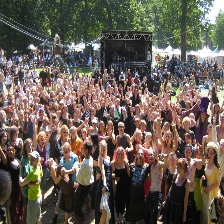
#> input picture data/preprocessed/part_A/train/images/IMG_101.jpg, 224 x 224 px; its folder holds only this picture in this run
$ python preprocess.py
#> lines starting #> are read from the running program, lines starting #| are printed output that depends on the picture
from pathlib import Path

import cv2
import numpy as np
from tqdm import tqdm

from config import DATA_ROOT, PREPROCESSED_ROOT, PreprocessConfig


def preprocess_split(part: str = "A", split: str = "train") -> None:
    """
    Preprocess images for a given dataset part and split.

    Args:
        part: "A" or "B"
        split: "train" or "test"
    """
#> called with part = 'A', split = 'train'
    img_dir = (
        DATA_ROOT / f"part_{part}_final" / f"{split}_data" / "images"
    )
    out_img_dir = PREPROCESSED_ROOT / f"part_{part}" / split / "images"

    if not img_dir.exists():
        print(f"[WARN] Input image directory does not exist: {img_dir}")
        print("       Ensure the ShanghaiTech dataset is placed correctly.")
        return

    out_img_dir.mkdir(parents=True, exist_ok=True)

    image_paths = [
        p
        for p in img_dir.iterdir()
        if p.suffix.lower() in PreprocessConfig.IMAGE_EXTENSIONS
    ]

    if not image_paths:
        print(f"[WARN] No images found in {img_dir}")
        return

    print(
        f"[INFO] Preprocessing {len(image_paths)} images from {img_dir} "
        f"-> {out_img_dir}"
    )

    for img_path in tqdm(image_paths, desc=f"part_{part} {split}"):
        img = cv2.imread(str(img_path))
#> img is the input picture: shape (224, 224, 3); mean B, G, R 83.1, 92.1, 101.7
        if img is None:
            print(f"[WARN] Failed to read image: {img_path}")
            continue

        # Resize to target size
        resized = cv2.resize(
            img,
            PreprocessConfig.TARGET_SIZE,
            interpolation=cv2.INTER_CUBIC,
        )
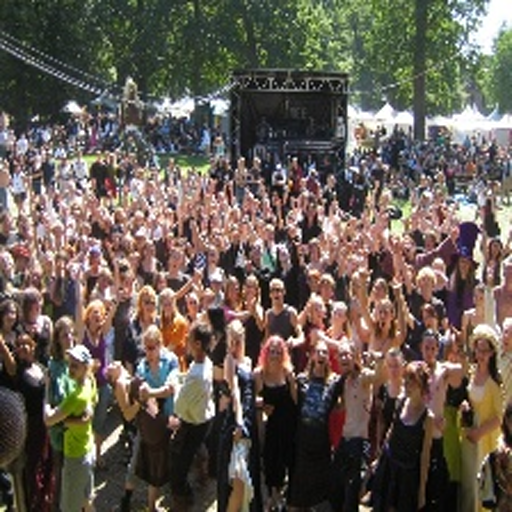
#> resized: shape (512, 512, 3); mean B, G, R 83, 92, 101.6

        # Normalize to [0, 1] (per-pixel) and save as 0–255 uint8 image.
        # The per-channel mean/std normalization will be applied in the Dataset.
        normalized = resized.astype(np.float32) / 255.0
        out_path = out_img_dir / img_path.name
        cv2.imwrite(str(out_path), (normalized * 255.0).astype(np.uint8))


def preprocess_all() -> None:
    """
    Run preprocessing for Part A and Part B, train and test splits.
    Safe to call even if some folders are missing; it will warn and skip.
    """
    for part in ("A", "B"):
        for split in ("train", "test"):
            preprocess_split(part=part, split=split)


if __name__ == "__main__":
    preprocess_all()
